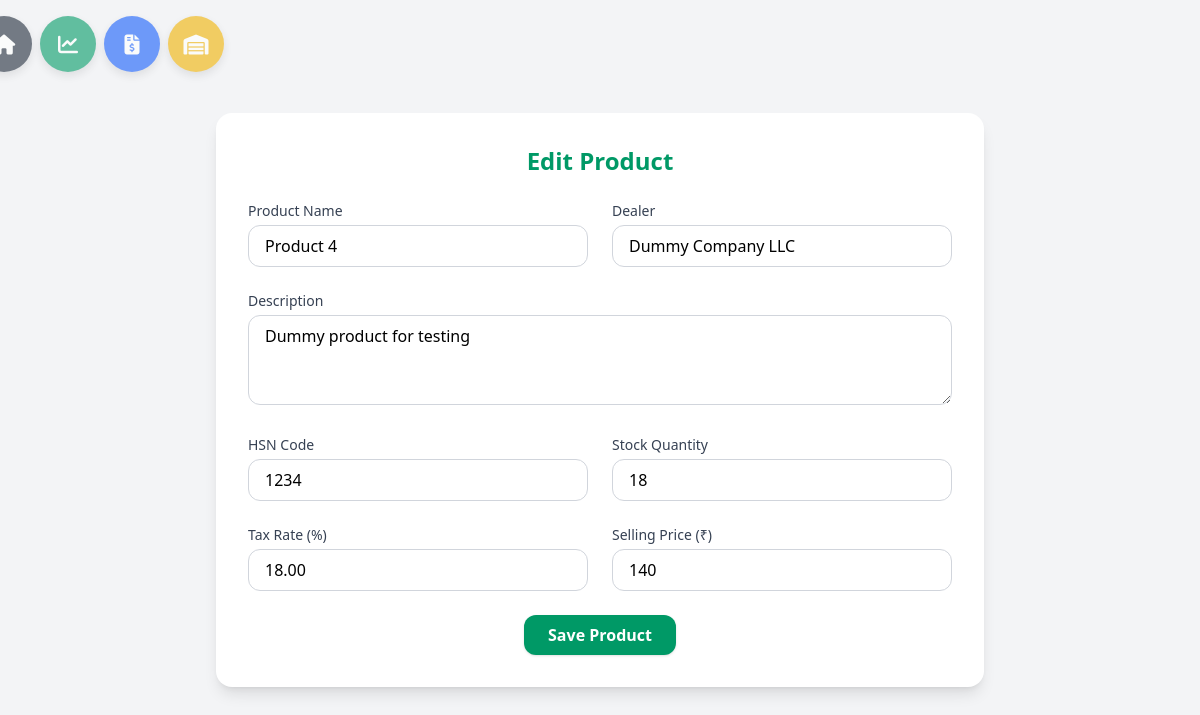
Before: /stocks/edit/5 with the older database file.
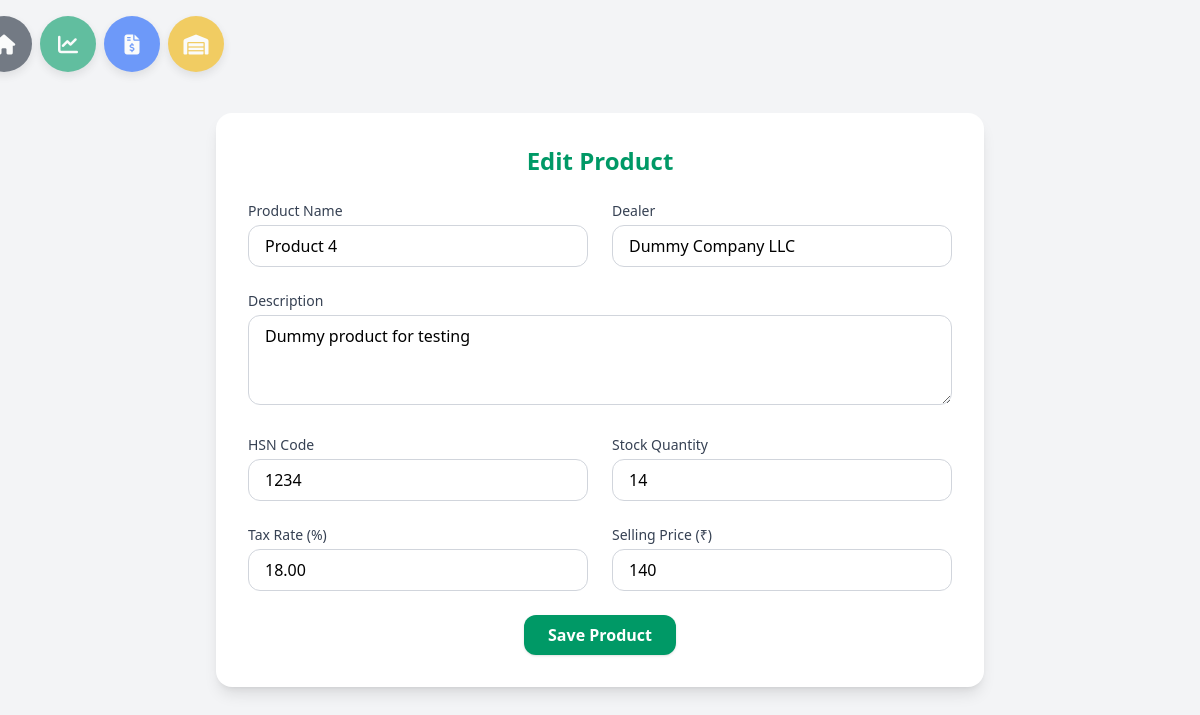
After: the same page with the newer database file.
### stockMang/models.py (models this page shows, shortened)
class Product(models.Model):
    name = models.CharField(max_length=200)
    description = models.TextField(blank=True, null=True)
    hsn_code = models.CharField(max_length=8, blank=True, null=True)
    stock_quantity = models.PositiveIntegerField(default=0)
    tax_rate = models.DecimalField(max_digits=4, decimal_places=2, default=18.00)
    selling_price = models.IntegerField(default=0,blank=True)
    created_at = models.DateTimeField(auto_now_add=True)
    updated_at = models.DateTimeField(auto_now=True)
    dealer = models.CharField(max_length=200, blank=True, null=True)

### stockMang/views.py (the view)
# urls.py: path('edit/<int:id>', views.editStock, name='editStock')
def editStock(request, id):
    product = get_object_or_404(Product, id=id)  # use id
    if request.method == 'POST':
        form = ProductForm(request.POST, instance=product)
        if form.is_valid():
            form.save()
            return redirect('stockMang:stock')  # back to stock list
    else:
        form = ProductForm(instance=product)
    return render(request, 'stockMang/editStock.html', {'form': form})

### stockMang/forms.py
class ProductForm(forms.ModelForm):
    class Meta:
        model = Product
        fields = [
            'name',
            'description',
            'hsn_code',
            'stock_quantity',
            'tax_rate',
            'selling_price',
            'dealer',
        ]
        widgets = {
            'description': forms.Textarea(attrs={'rows': 3}),
        }

### stockMang/templates/stockMang/editStock.html (shortened to what this page needs)
{% extends "main/layout.html" %}
{% load widget_tweaks %}
{% block content %}
<div class="bg-gray-100 min-h-screen flex items-center justify-center">
  <div class="bg-white w-full max-w-3xl rounded-2xl shadow-lg p-8">
    <h1 class="text-2xl font-bold text-center text-emerald-600 mb-6">
      Edit Product
    </h1>
    <form method="POST" class="grid grid-cols-1 md:grid-cols-2 gap-6">
      <div>
        <label class="block text-sm font-medium text-gray-700 mb-1">Product Name</label>
        {{ form.name|add_class:"w-full border border-gray-300 rounded-xl px-4 py-2 focus:outline-none focus:ring-2 focus:ring-emerald-500" }}
      </div>
      <div>
        <label class="block text-sm font-medium text-gray-700 mb-1">Dealer</label>
        {{ form.dealer|add_class:"w-full border border-gray-300 rounded-xl px-4 py-2 focus:outline-none focus:ring-2 focus:ring-emerald-500" }}
      </div>
      <div class="md:col-span-2">
        <label class="block text-sm font-medium text-gray-700 mb-1">Description</label>
        {{ form.description|add_class:"w-full border border-gray-300 rounded-xl px-4 py-2 focus:outline-none focus:ring-2 focus:ring-emerald-500" }}
      </div>
      <div>
        <label class="block text-sm font-medium text-gray-700 mb-1">HSN Code</label>
        {{ form.hsn_code|add_class:"w-full border border-gray-300 rounded-xl px-4 py-2 focus:outline-none focus:ring-2 focus:ring-emerald-500" }}
      </div>
      <div>
        <label class="block text-sm font-medium text-gray-700 mb-1">Stock Quantity</label>
        {{ form.stock_quantity|add_class:"w-full border border-gray-300 rounded-xl px-4 py-2 focus:outline-none focus:ring-2 focus:ring-emerald-500" }}
      </div>
      <div>
        <label class="block text-sm font-medium text-gray-700 mb-1">Tax Rate (%)</label>
        {{ form.tax_rate|add_class:"w-full border border-gray-300 rounded-xl px-4 py-2 focus:outline-none focus:ring-2 focus:ring-emerald-500" }}
      </div>
      <div>
        <label class="block text-sm font-medium text-gray-700 mb-1">Selling Price (₹)</label>
        {{ form.selling_price|add_class:"w-full border border-gray-300 rounded-xl px-4 py-2 focus:outline-none focus:ring-2 focus:ring-emerald-500" }}
      </div>
      <div class="md:col-span-2 flex justify-center">
        <button type="submit" class="bg-emerald-600 text-white font-semibold px-6 py-2 rounded-xl shadow hover:bg-emerald-700 transition">
          Save Product
        </button>
      </div>
    </form>
  </div>
</div>
{% endblock %}

Changed rows visible on the page:
changed Product "Product 4": stock_quantity "18" → "14"
